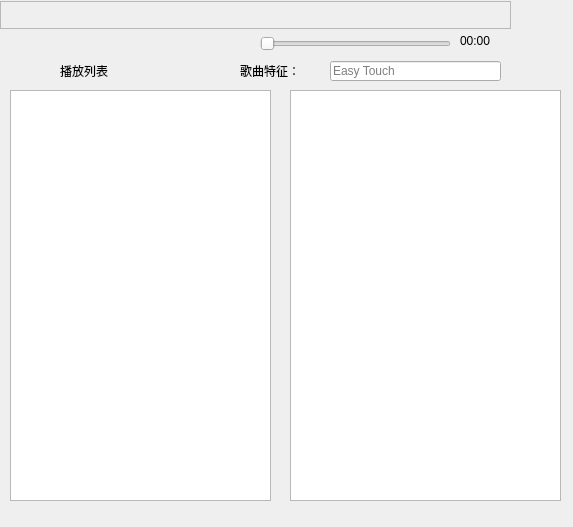
<?xml version="1.0" encoding="UTF-8"?>
<ui version="4.0">
 <class>Widget</class>
 <widget class="QWidget" name="Widget">
  <property name="geometry">
   <rect>
    <x>0</x>
    <y>0</y>
    <width>573</width>
    <height>527</height>
   </rect>
  </property>
  <property name="windowTitle">
   <string>Widget</string>
  </property>
  <property name="styleSheet">
   <string notr="true"/>
  </property>
  <widget class="QLabel" name="lb_find">
   <property name="geometry">
    <rect>
     <x>240</x>
     <y>60</y>
     <width>81</width>
     <height>21</height>
    </rect>
   </property>
   <property name="text">
    <string>歌曲特征：</string>
   </property>
  </widget>
  <widget class="QLineEdit" name="le_find">
   <property name="geometry">
    <rect>
     <x>330</x>
     <y>61</y>
     <width>171</width>
     <height>20</height>
    </rect>
   </property>
   <property name="focusPolicy">
    <enum>Qt::ClickFocus</enum>
   </property>
   <property name="whatsThis">
    <string>&lt;html&gt;&lt;head/&gt;&lt;body&gt;&lt;p&gt;&lt;br/&gt;&lt;/p&gt;&lt;/body&gt;&lt;/html&gt;</string>
   </property>
   <property name="placeholderText">
    <string>Easy Touch</string>
   </property>
  </widget>
  <widget class="QPushButton" name="pb_play">
   <property name="geometry">
    <rect>
     <x>10</x>
     <y>30</y>
     <width>28</width>
     <height>28</height>
    </rect>
   </property>
   <property name="styleSheet">
    <string notr="true"/>
   </property>
   <property name="text">
    <string/>
   </property>
   <property name="flat">
    <bool>true</bool>
   </property>
  </widget>
  <widget class="QPushButton" name="pb_song">
   <property name="geometry">
    <rect>
     <x>130</x>
     <y>30</y>
     <width>28</width>
     <height>28</height>
    </rect>
   </property>
   <property name="styleSheet">
    <string notr="true"/>
   </property>
   <property name="text">
    <string/>
   </property>
   <property name="default">
    <bool>false</bool>
   </property>
   <property name="flat">
    <bool>true</bool>
   </property>
  </widget>
  <widget class="QPushButton" name="pb_next">
   <property name="geometry">
    <rect>
     <x>50</x>
     <y>30</y>
     <width>28</width>
     <height>28</height>
    </rect>
   </property>
   <property name="styleSheet">
    <string notr="true"/>
   </property>
   <property name="text">
    <string/>
   </property>
   <property name="flat">
    <bool>true</bool>
   </property>
  </widget>
  <widget class="QPushButton" name="pb_replay">
   <property name="geometry">
    <rect>
     <x>90</x>
     <y>30</y>
     <width>28</width>
     <height>28</height>
    </rect>
   </property>
   <property name="styleSheet">
    <string notr="true"/>
   </property>
   <property name="text">
    <string/>
   </property>
   <property name="flat">
    <bool>true</bool>
   </property>
  </widget>
  <widget class="QLabel" name="lb_volumn">
   <property name="geometry">
    <rect>
     <x>190</x>
     <y>60</y>
     <width>28</width>
     <height>20</height>
    </rect>
   </property>
   <property name="text">
    <string/>
   </property>
  </widget>
  <widget class="QTableWidget" name="tb_find">
   <property name="geometry">
    <rect>
     <x>290</x>
     <y>90</y>
     <width>271</width>
     <height>411</height>
    </rect>
   </property>
  </widget>
  <widget class="QFrame" name="frame">
   <property name="geometry">
    <rect>
     <x>0</x>
     <y>1</y>
     <width>511</width>
     <height>28</height>
    </rect>
   </property>
   <property name="frameShape">
    <enum>QFrame::StyledPanel</enum>
   </property>
   <property name="frameShadow">
    <enum>QFrame::Raised</enum>
   </property>
   <widget class="QPushButton" name="pb_minimum">
    <property name="geometry">
     <rect>
      <x>440</x>
      <y>0</y>
      <width>28</width>
      <height>28</height>
     </rect>
    </property>
    <property name="text">
     <string/>
    </property>
    <property name="flat">
     <bool>true</bool>
    </property>
   </widget>
   <widget class="QPushButton" name="pb_close">
    <property name="geometry">
     <rect>
      <x>470</x>
      <y>0</y>
      <width>28</width>
      <height>28</height>
     </rect>
    </property>
    <property name="text">
     <string/>
    </property>
    <property name="flat">
     <bool>true</bool>
    </property>
   </widget>
   <widget class="QLabel" name="lb_onPlay">
    <property name="geometry">
     <rect>
      <x>10</x>
      <y>3</y>
      <width>421</width>
      <height>21</height>
     </rect>
    </property>
    <property name="text">
     <string/>
    </property>
   </widget>
  </widget>
  <widget class="QLabel" name="lb_duration">
   <property name="geometry">
    <rect>
     <x>460</x>
     <y>30</y>
     <width>61</width>
     <height>21</height>
    </rect>
   </property>
   <property name="text">
    <string>00:00</string>
   </property>
  </widget>
  <widget class="QSlider" name="slider">
   <property name="geometry">
    <rect>
     <x>260</x>
     <y>33</y>
     <width>191</width>
     <height>21</height>
    </rect>
   </property>
   <property name="orientation">
    <enum>Qt::Horizontal</enum>
   </property>
  </widget>
  <widget class="QTableWidget" name="tb_play">
   <property name="geometry">
    <rect>
     <x>10</x>
     <y>90</y>
     <width>261</width>
     <height>411</height>
    </rect>
   </property>
  </widget>
  <widget class="QLabel" name="lb_play">
   <property name="geometry">
    <rect>
     <x>60</x>
     <y>60</y>
     <width>71</width>
     <height>21</height>
    </rect>
   </property>
   <property name="text">
    <string>播放列表</string>
   </property>
  </widget>
 </widget>
 <layoutdefault spacing="6" margin="11"/>
 <resources/>
 <connections/>
</ui>
